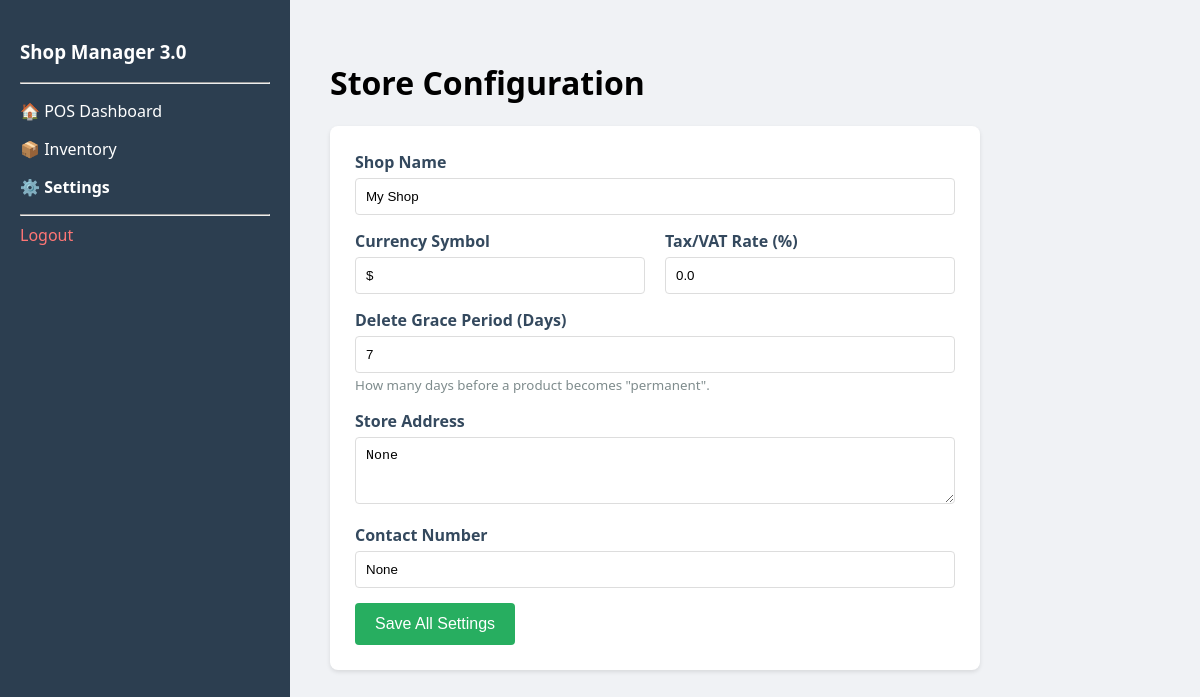
The app's page /settings (signed in) with its own data.
### tables this page shows
CREATE TABLE shop_settings (
            id INTEGER PRIMARY KEY,
            shop_name TEXT,
            logo_path TEXT,
            tax_rate REAL DEFAULT 0.0,
            currency TEXT DEFAULT '$',
            delete_grace_period INTEGER DEFAULT 7,
            address TEXT,
            contact_number TEXT);

### app.py (the view, shortened to what this page needs)
@app.route("/settings", methods=["GET", "POST"])
@login_required
@admin_required
def settings():
    db = get_db()
    shop_info = db.execute("SELECT * FROM shop_settings WHERE id = 1").fetchone()
    return render_template("settings.html", shop=shop_info)

### app.py (called while the page is built)
def get_db():
    if 'db' not in g:
        g.db = sqlite3.connect(DATABASE)
        g.db.row_factory = sqlite3.Row
        g.db.execute("PRAGMA foreign_keys = ON")
    return g.db

@app.teardown_appcontext
def close_connection(exception):
    db = g.pop('db', None)
    if db is not None:
        db.close()

def login_required(f):
    @wraps(f)
    def decorated_function(*args, **kwargs):
        if 'user' not in session:
            return redirect(url_for('login'))
        return f(*args, **kwargs)
    return decorated_function

def admin_required(f):
    @wraps(f)
    def decorated_function(*args, **kwargs):
        if session.get('role') != 'Admin':
            flash("Unauthorized! Admin rights required.")
            return redirect(url_for('dashboard'))
        return f(*args, **kwargs)
    return decorated_function

### templates/settings.html (shortened to what this page needs)
<!DOCTYPE html>
<html>
<head>
</head>
<body>
    <div class="sidebar">
        <h3>Shop Manager 3.0</h3>
        <hr>
        <a href="/dashboard" style="color:white; text-decoration: none;"><p>🏠 POS Dashboard</p></a>
        <a href="/inventory" style="color:white; text-decoration: none;"><p>📦 Inventory</p></a>
        <p><strong>⚙️ Settings</strong></p>
        <hr>
        <a href="/logout" style="color:#ff7675; text-decoration: none;">Logout</a>
    </div>
    <div class="main">
        <h1>Store Configuration</h1>
        <div class="card">
            <form method="POST">
                <div class="form-group">
                    <label>Shop Name</label>
                    <input type="text" name="shop_name" value="{{ shop.shop_name }}" required>
                </div>
                <div style="display: flex; gap: 20px;">
                    <div class="form-group" style="flex: 1;">
                        <label>Currency Symbol</label>
                        <input type="text" name="currency" value="{{ shop.currency }}" maxlength="3">
                    </div>
                    <div class="form-group" style="flex: 1;">
                        <label>Tax/VAT Rate (%)</label>
                        <input type="number" step="0.01" name="tax_rate" value="{{ shop.tax_rate }}">
                    </div>
                </div>
                <div class="form-group">
                    <label>Delete Grace Period (Days)</label>
                    <input type="number" name="grace_period" value="{{ shop.delete_grace_period }}">
                    <small style="color: #7f8c8d;">How many days before a product becomes "permanent".</small>
                </div>
                <div class="form-group">
                    <label>Store Address</label>
                    <textarea name="address" rows="3">{{ shop.address }}</textarea>
                </div>
                <div class="form-group">
                    <label>Contact Number</label>
                    <input type="text" name="contact" value="{{ shop.contact_number }}">
                </div>
                <button type="submit" class="btn">Save All Settings</button>
            </form>
        </div>
    </div>
</body>
</html>

### templates/settings.html (style rules this page uses)
body { font-family: 'Segoe UI', sans-serif; margin: 0; display: flex; height: 100vh; background: #f0f2f5; }
.sidebar { width: 250px; background: #2c3e50; color: white; padding: 20px; }
.main { flex: 1; padding: 40px; overflow-y: auto; }
.card { background: white; padding: 25px; border-radius: 8px; box-shadow: 0 2px 4px rgba(0,0,0,0.1); max-width: 600px; }
.form-group { margin-bottom: 15px; }
label { display: block; margin-bottom: 5px; font-weight: bold; color: #34495e; }
input, select, textarea { width: 100%; padding: 10px; border: 1px solid #ddd; border-radius: 4px; box-sizing: border-box; }
.btn { padding: 12px 20px; border: none; border-radius: 4px; color: white; cursor: pointer; background: #27ae60; font-size: 16px; }

### records on screen
shop_settings: shop_name "My Shop", currency "$", tax_rate "0.0", grace_period "7"
